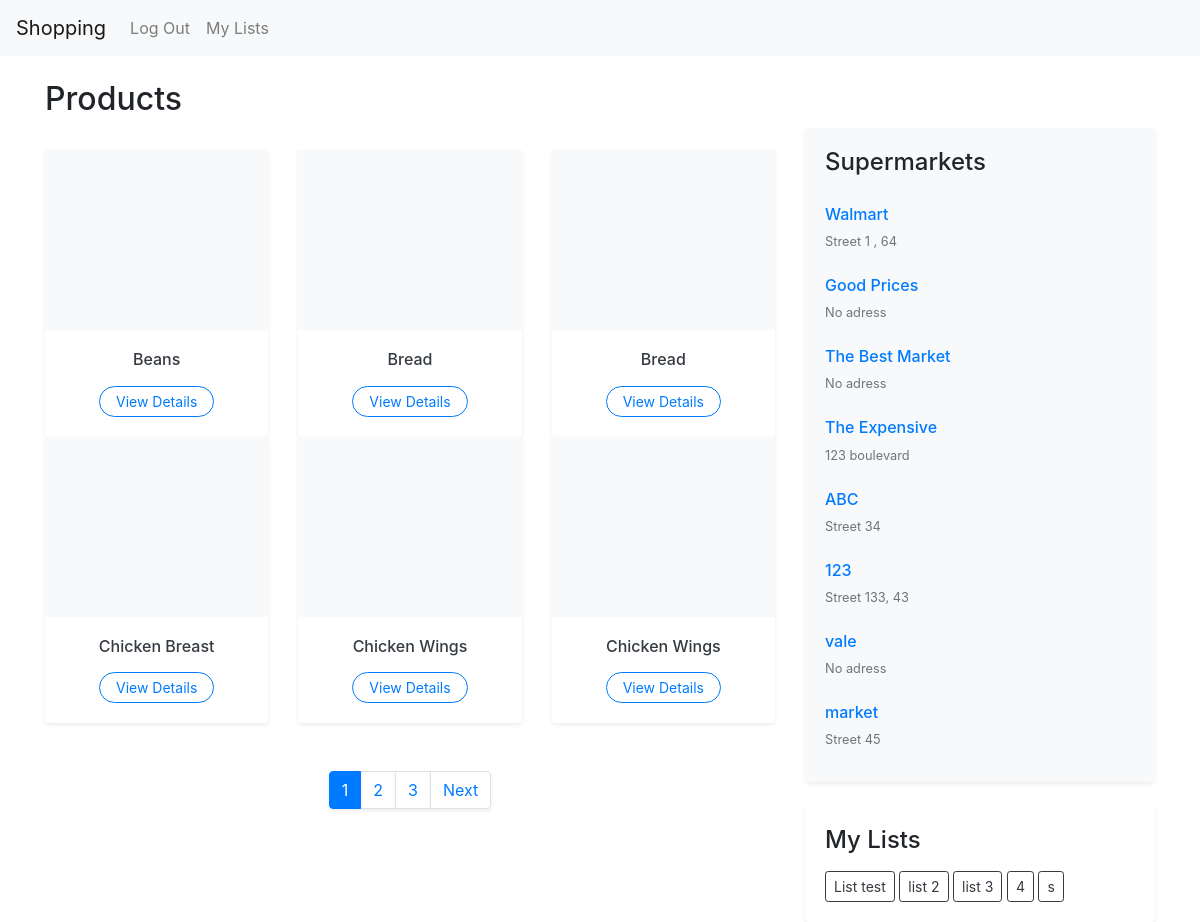
Before: / (signed in) with the older database file.
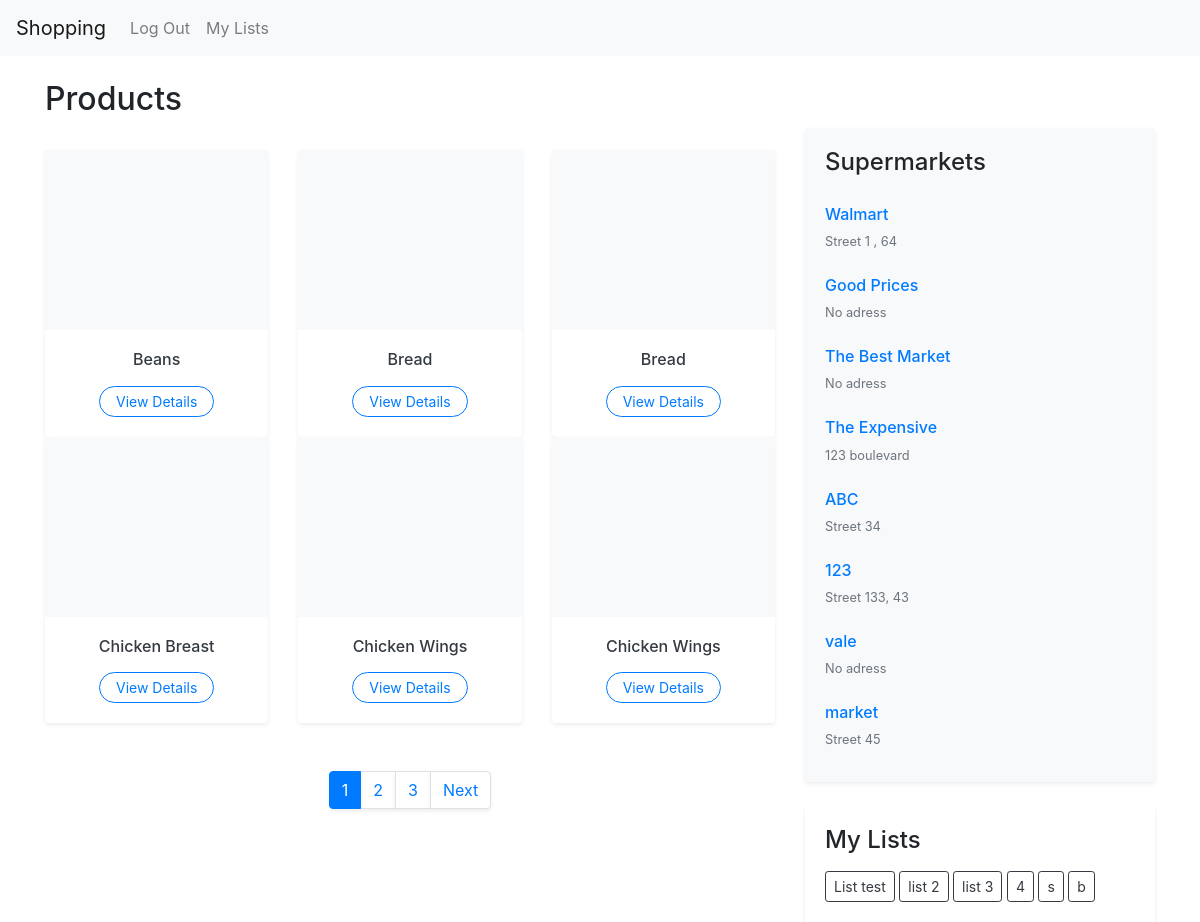
After: the same page with the newer database file.
### listsapp/models.py (models this page shows, shortened)
class Product(models.Model):
    name = models.CharField(max_length=100)
    picture = models.URLField(blank=True, null=True)
    unity = models.CharField(max_length=50)

class User(AbstractUser):
    is_supermarket = models.BooleanField(default=False)
    address = models.CharField(max_length=255, blank=True, null=True)

class List(models.Model):
    user = models.ForeignKey("User",on_delete=models.CASCADE, related_name="lists")
    name = models.CharField(max_length=100)
    products = models.ManyToManyField(Product, blank=True)

### listsapp/views.py (the view)
# urls.py: path("", views.index, name="index"),
def index(request):
    supermarkets = User.objects.filter(is_supermarket=True)
    product_list = Product.objects.all().order_by("name")
    paginator = Paginator(product_list, 6)
    page_number = request.GET.get("page")
    products = paginator.get_page(page_number)
    if request.headers.get('x-requested-with') == 'XMLHttpRequest':
        html = render_to_string("listsapp/includes/product_list_partial.html", {'products': products}, request=request)
        return JsonResponse({'html': html})
    listuser = None
    if request.user.is_authenticated and not request.user.is_supermarket:
        listuser = List.objects.filter(user=request.user)
    return render(request, "listsapp/index.html", {
        "supermarkets": supermarkets,
        "list": listuser,
        "products": products
    })

### listsapp/templates/listsapp/index.html (shortened to what this page needs)
{% extends "listsapp/layout.html" %}
{% block body %}
<div class="container mt-4">
    <div class="row">
        <div class="col-lg-8">
            <div class="d-flex justify-content-between align-items-center mb-4">
                <h2 class="fw-bold">Products</h2>
            </div>
            <div id="product-container">
                {% include "listsapp/includes/product_list_partial.html" %}
            </div>
        </div>
        <div class="col-lg-4 mt-5">
            <div class="card shadow-sm mb-4 border-0 bg-light">
                <div class="card-body">
                    <h4 class="card-title fw-bold mb-3">Supermarkets</h4>
                    <div class="list-group list-group-flush">
                        {% for sup in supermarkets %}
                            <a href="{% url 'supermarketpage' sup.id %}" class="list-group-item list-group-item-action bg-transparent border-0 px-0">
                                <div class="d-flex w-100 justify-content-between align-items-center">
                                    <h6 class="mb-1 text-primary">{{ sup.username }}</h6>
                                </div>
                                {% if sup.address %}
                                    <small class="text-muted"> {{ sup.address|truncatechars:30 }}</small>
                                {% else %}
                                    <small class="text-muted">No adress</small>
                                {% endif %}
                            </a>
                        {% empty %}
                            <p class="text-muted">No supermarkets found.</p>
                        {% endfor %}
                    </div>
                </div>
            </div>
            {% if request.user.is_authenticated and not request.user.is_supermarket %}
            <div class="card shadow-sm border-0">
                <div class="card-body">
                    <h4 class="card-title fw-bold mb-3">My Lists</h4>
                    <div class="d-grid gap-2">
                        {% for lst in list %}
                            <a href="{% url 'listpage' lst.id %}" class="btn btn-outline-dark btn-sm text-start">
                                 {{ lst.name }}
                            </a>
                        {% empty %}
                            <a href="{% url 'userpage' %}" class="btn btn-primary btn-sm">Create your first list</a>
                        {% endfor %}
                    </div>
                </div>
            </div>
            {% endif %}
        </div>
    </div>
</div>
{% endblock %}

### listsapp/templates/listsapp/includes/product_list_partial.html (shortened to what this page needs)
<div class="row row-cols-1 row-cols-md-3 g-4">
    {% for prod in products %}
    <div class="col">
        <div class="card h-100 border-0 shadow-sm hover-shadow transition">
            {% if prod.picture %}
                <img src="{{ prod.picture.url }}" class="card-img-top p-3" alt="{{ prod.name }}" style="height: 180px; object-fit: contain;">
            {% else %}
                <div class="bg-light d-flex align-items-center justify-content-center" style="height: 180px;">
                </div>
            {% endif %}
            <div class="card-body text-center">
                <h6 class="card-title mb-3">
                    <a href="{% url 'productpage' prod.id %}" class="text-decoration-none text-dark fw-bold">
                        {{ prod.name }}
                    </a>
                </h6>
                <a href="{% url 'productpage' prod.id %}" class="btn btn-sm btn-outline-primary rounded-pill px-3">View Details</a>
            </div>
        </div>
    </div>
    {% empty %}
        <div class="col-12 text-center py-5">
            <p class="text-muted">No products available.</p>
        </div>
    {% endfor %}
</div>
{% if products.paginator.num_pages > 1 %}
<nav class="mt-5">
  <ul class="pagination justify-content-center">
    {% for num in products.paginator.page_range %}
        {% if products.number == num %}
            <li class="page-item active"><span class="page-link shadow-sm">{{ num }}</span></li>
        {% elif num > products.number|add:'-3' and num < products.number|add:'3' %}
            <li class="page-item"><a class="page-link shadow-sm" href="?page={{ num }}">{{ num }}</a></li>
        {% endif %}
    {% endfor %}
    {% if products.has_next %}
      <li class="page-item">
        <a class="page-link shadow-sm" href="?page={{ products.next_page_number }}">Next</a>
      </li>
    {% endif %}
  </ul>
</nav>
{% endif %}

Changed rows visible on the page:
added List: name "b"
